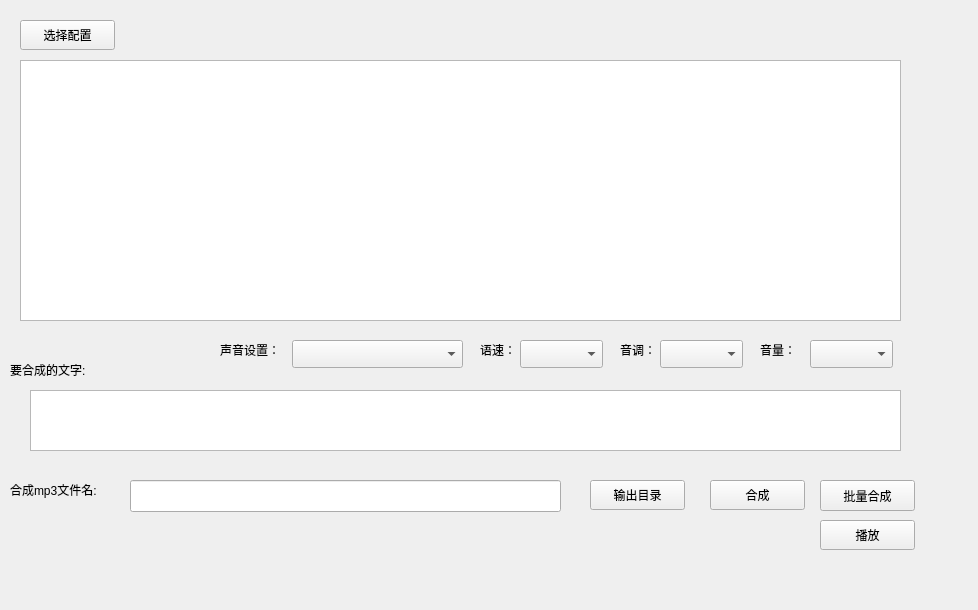
<?xml version="1.0" encoding="UTF-8"?>
<ui version="4.0">
 <class>TtsWidget</class>
 <widget class="QWidget" name="TtsWidget">
  <property name="geometry">
   <rect>
    <x>0</x>
    <y>0</y>
    <width>978</width>
    <height>610</height>
   </rect>
  </property>
  <property name="windowTitle">
   <string>Form</string>
  </property>
  <widget class="QPushButton" name="m_pBtnBatchTts">
   <property name="geometry">
    <rect>
     <x>820</x>
     <y>480</y>
     <width>95</width>
     <height>31</height>
    </rect>
   </property>
   <property name="text">
    <string>批量合成</string>
   </property>
  </widget>
  <widget class="QTextEdit" name="WilltextEdit">
   <property name="geometry">
    <rect>
     <x>30</x>
     <y>390</y>
     <width>871</width>
     <height>61</height>
    </rect>
   </property>
  </widget>
  <widget class="QLabel" name="label_6">
   <property name="geometry">
    <rect>
     <x>760</x>
     <y>340</y>
     <width>41</width>
     <height>20</height>
    </rect>
   </property>
   <property name="text">
    <string>音量：</string>
   </property>
  </widget>
  <widget class="QLabel" name="label_2">
   <property name="geometry">
    <rect>
     <x>10</x>
     <y>480</y>
     <width>111</width>
     <height>20</height>
    </rect>
   </property>
   <property name="text">
    <string>合成mp3文件名:</string>
   </property>
  </widget>
  <widget class="QComboBox" name="m_YuShuCommBox">
   <property name="geometry">
    <rect>
     <x>520</x>
     <y>340</y>
     <width>83</width>
     <height>28</height>
    </rect>
   </property>
  </widget>
  <widget class="QPushButton" name="m_pBtnPlayVoice">
   <property name="geometry">
    <rect>
     <x>820</x>
     <y>520</y>
     <width>95</width>
     <height>30</height>
    </rect>
   </property>
   <property name="text">
    <string>播放</string>
   </property>
  </widget>
  <widget class="QPushButton" name="m_pBtnSelectFile">
   <property name="geometry">
    <rect>
     <x>20</x>
     <y>20</y>
     <width>95</width>
     <height>30</height>
    </rect>
   </property>
   <property name="text">
    <string>选择配置</string>
   </property>
  </widget>
  <widget class="QLabel" name="label_4">
   <property name="geometry">
    <rect>
     <x>480</x>
     <y>340</y>
     <width>41</width>
     <height>20</height>
    </rect>
   </property>
   <property name="text">
    <string>语速：</string>
   </property>
  </widget>
  <widget class="QLabel" name="label_5">
   <property name="geometry">
    <rect>
     <x>620</x>
     <y>340</y>
     <width>41</width>
     <height>20</height>
    </rect>
   </property>
   <property name="text">
    <string>音调：</string>
   </property>
  </widget>
  <widget class="QLabel" name="labelTip">
   <property name="geometry">
    <rect>
     <x>20</x>
     <y>520</y>
     <width>321</width>
     <height>41</height>
    </rect>
   </property>
   <property name="text">
    <string/>
   </property>
  </widget>
  <widget class="QTableView" name="tableView">
   <property name="geometry">
    <rect>
     <x>20</x>
     <y>60</y>
     <width>881</width>
     <height>261</height>
    </rect>
   </property>
  </widget>
  <widget class="QPushButton" name="m_pBtnSelectOutDir">
   <property name="geometry">
    <rect>
     <x>590</x>
     <y>480</y>
     <width>95</width>
     <height>30</height>
    </rect>
   </property>
   <property name="text">
    <string>输出目录</string>
   </property>
  </widget>
  <widget class="QLabel" name="label">
   <property name="geometry">
    <rect>
     <x>10</x>
     <y>360</y>
     <width>101</width>
     <height>20</height>
    </rect>
   </property>
   <property name="text">
    <string>要合成的文字:</string>
   </property>
  </widget>
  <widget class="QLabel" name="label_3">
   <property name="geometry">
    <rect>
     <x>220</x>
     <y>340</y>
     <width>66</width>
     <height>20</height>
    </rect>
   </property>
   <property name="text">
    <string>声音设置：</string>
   </property>
  </widget>
  <widget class="QLineEdit" name="outMp3NamelineEdit">
   <property name="geometry">
    <rect>
     <x>130</x>
     <y>480</y>
     <width>431</width>
     <height>32</height>
    </rect>
   </property>
  </widget>
  <widget class="QComboBox" name="m_YinLiangComboBox">
   <property name="geometry">
    <rect>
     <x>810</x>
     <y>340</y>
     <width>83</width>
     <height>28</height>
    </rect>
   </property>
  </widget>
  <widget class="QPushButton" name="m_pBtnTts">
   <property name="geometry">
    <rect>
     <x>710</x>
     <y>480</y>
     <width>95</width>
     <height>30</height>
    </rect>
   </property>
   <property name="text">
    <string>合成</string>
   </property>
  </widget>
  <widget class="QComboBox" name="m_VoiceSetcomboBox">
   <property name="geometry">
    <rect>
     <x>292</x>
     <y>340</y>
     <width>171</width>
     <height>28</height>
    </rect>
   </property>
  </widget>
  <widget class="QComboBox" name="m_YinDiaoComboBox">
   <property name="geometry">
    <rect>
     <x>660</x>
     <y>340</y>
     <width>83</width>
     <height>28</height>
    </rect>
   </property>
  </widget>
 </widget>
 <resources/>
 <connections/>
</ui>
